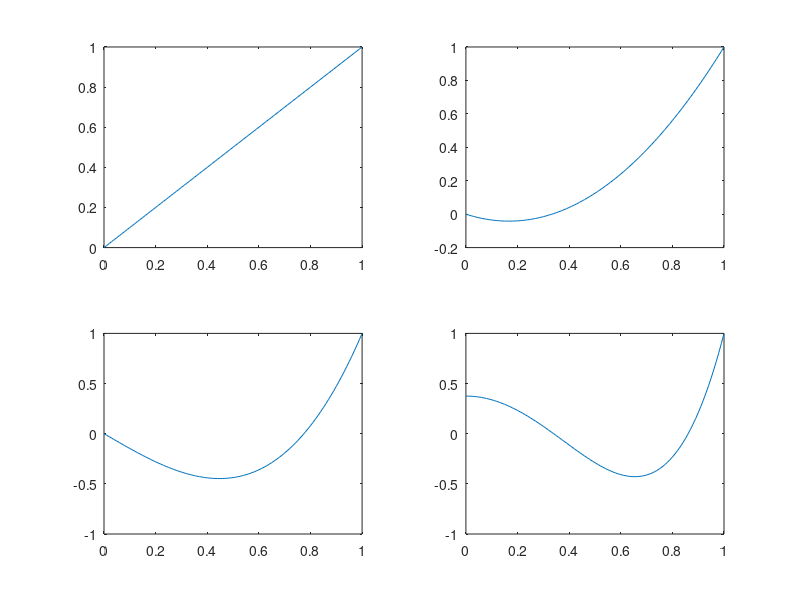

This figure's MATLAB source: (Note: this script raises an error after producing the figure.)
x=0:.01:1;

# Problem 1
l1 = x;
l2 = 3/2 * x.^2 - 1/2 * x;
l3 = 5/2 * x.^3 - 3/2 * x;
l4 = 35/8 * x.^4 - 15/4 * x.^2 + 3/8;
figure('Name', 'Problem 1');
subplot(2,2,1);
plot(x, l1);
subplot(2,2,2);
plot(x, l2);
subplot(2,2,3);
plot(x, l3);
subplot(2,2,4);
plot(x, l4);

# Problem 1 recurrent
figure('Name', 'Problem 1 recurrent');
for n = 1:4
  l = LP(n,x);
  subplot(2,2,n);
  plot(x,l);
end

x=-1:.01:1;
# Problem 2
figure('Name', 'Problem 2');
t1 = cos(acos(x));
t2 = cos(2*acos(x));
t3 = cos(3*acos(x));
subplot(2,2,1);
plot(x, t1);
subplot(2,2,2);
plot(x, t2);
subplot(2,2,3);
plot(x, t3);

# Problem 2 recurrent
hold on
figure('Name', 'Problem 2 recurrent');
for n = 1:3
  l = TC(n,x);
  subplot(2,2,n);
  plot(x,l);
end

x=-1:.01:3;
# Problem 3 recurrent
figure('Name', 'Problem 3 recurrent');
for n = 1:6
  t = taylor2(n,x);
  subplot(3,3,n);
  plot(x,t);
end

M = zeros(7,7);
i = 0:6